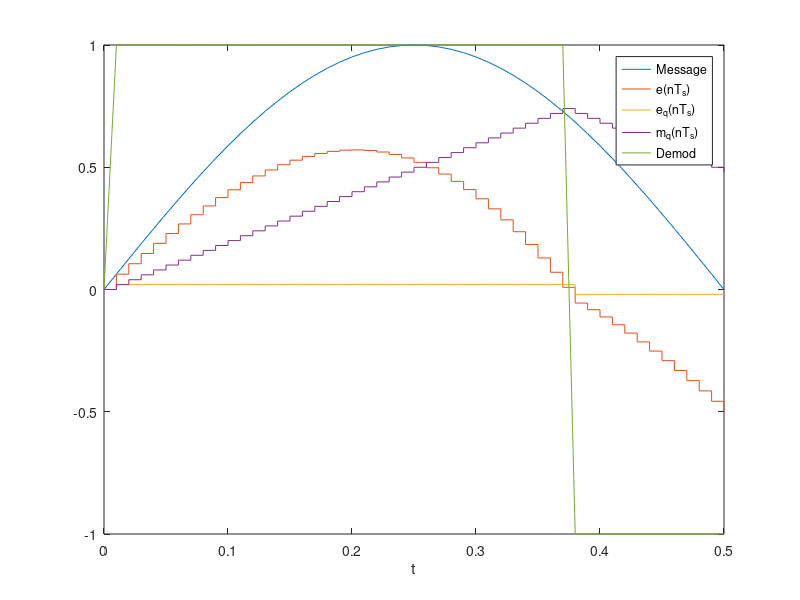
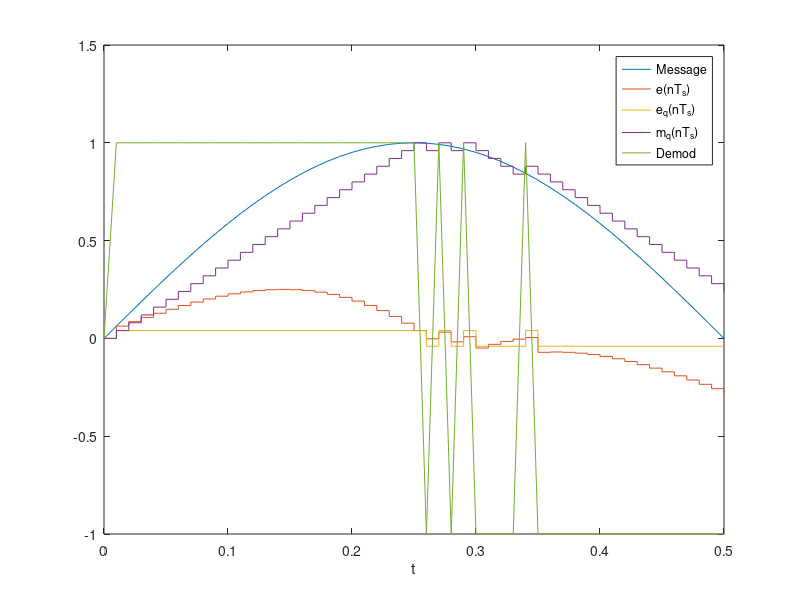
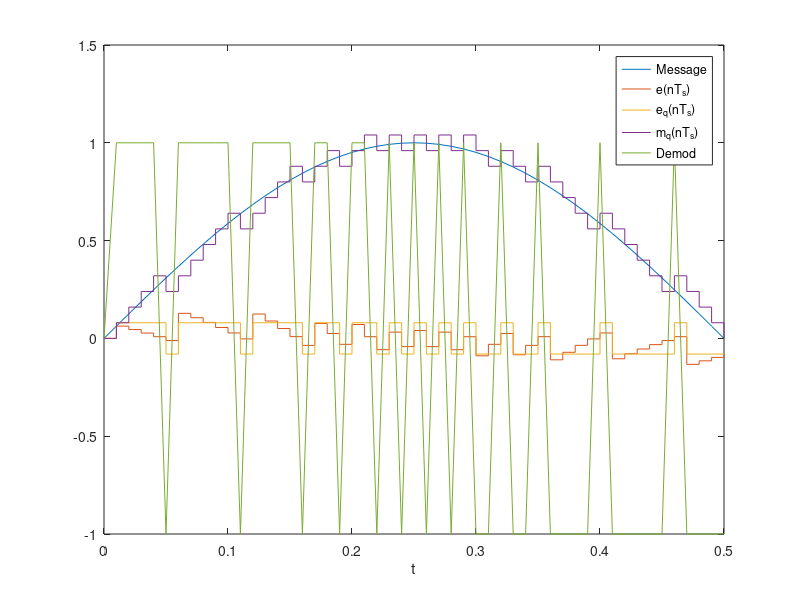
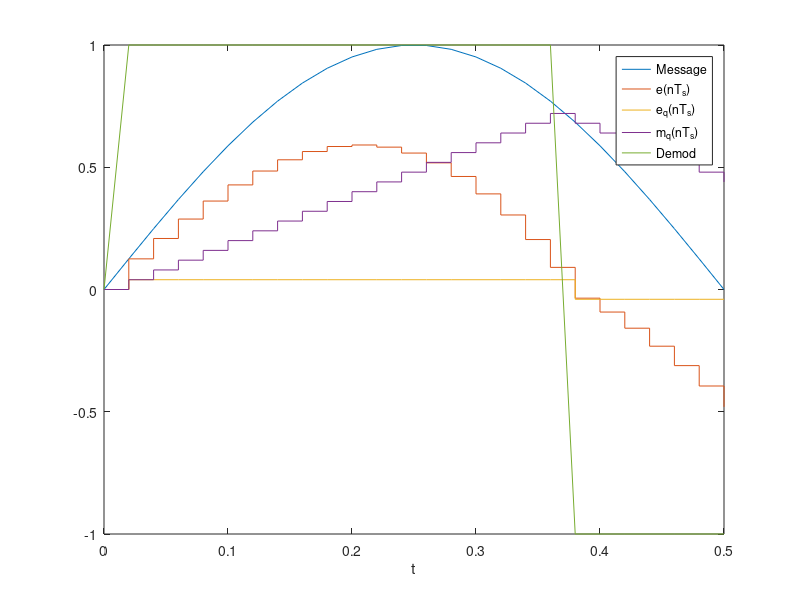

The MATLAB script that drew these images, in order:
clear all;
close all;

Ts = [ 0.01 0.01 0.01 0.02 0.04];
delta = [0.02 0.04 0.08 0.04 0.04];
N = [50 50 50 25 13];


% Initialization
eq_nTs = zeros(length(Ts), 1);
mq_nTs = zeros(length(Ts), 1);
e_nTs  = zeros(length(Ts), 1); 


for i=1:length(Ts)

    
    t = 0:Ts(i):Ts(i)*N(i);  
    m = sin(2*pi*t);
    
    fid = fopen(sprintf('%d.txt',i), 'w');
   
    for j=1:N(i)
        
        e_nTs(j+1) = m(j+1)-mq_nTs(j );
        eq_nTs(j+1) = delta(i)*sign(e_nTs(j+1));
        mq_nTs(j+1) = mq_nTs(j ) + eq_nTs(j+1);
        fprintf(fid, '%d\t', sign(e_nTs(j+1)) );
        
    end
    fclose(fid);    
    
%     figure;
    figure;
    plot(t,m);
    hold on;
    stairs(t, e_nTs);
   hold on;
    stairs(t, eq_nTs);
    hold on;
     stairs(t, mq_nTs);
     hold on;
    plot(t, sign(e_nTs));
      xlabel('t');
    hold off;
    legend('Message','e(nT_s)','e_q(nT_s)','m_q(nT_s)','Demod');
    
    
    % Initialization
    clear eq_nTs mq_nTs e_nTs;
    eq_nTs = zeros(length(Ts), 1);
    mq_nTs = zeros(length(Ts), 1);
    e_nTs  = zeros(length(Ts), 1); 

end